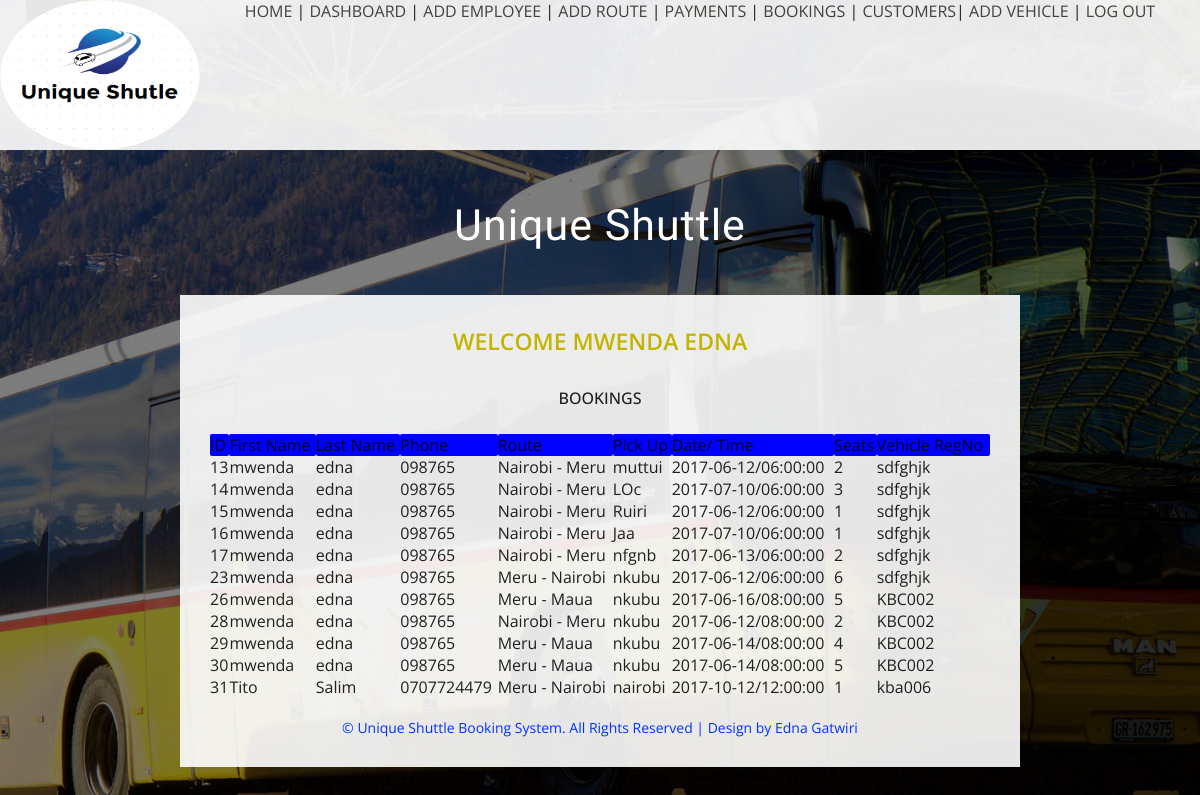
The page /admin/viewBookings.php (signed in) on the database its author committed.
### tables this page shows
CREATE TABLE `booking` (
  `bookingID` int(11) NOT NULL,
  `username` varchar(50) NOT NULL,
  `route` varchar(50) NOT NULL,
  `pickup_loc` text NOT NULL,
  `date` date NOT NULL,
  `time` time NOT NULL,
  `seats` int(5) NOT NULL,
  `vehicle` varchar(50) NOT NULL
);

CREATE TABLE `customers` (
  `fname` text NOT NULL,
  `lname` text NOT NULL,
  `username` varchar(50) NOT NULL,
  `phone` varchar(50) NOT NULL,
  `email` varchar(50) NOT NULL,
  `password` varchar(50) NOT NULL
);

CREATE TABLE `route` (
  `routeID` int(11) NOT NULL,
  `description` varchar(50) NOT NULL,
  `price` int(50) NOT NULL
);

### admin/viewBookings.php (the view, shortened to what this page needs)
 <?php require '../resources/connect.php';
$name=$_SESSION['name'];
?>
<!DOCTYPE html PUBLIC "-//W3C//DTD XHTML 1.0 Transitional//EN" "http://www.w3.org/TR/xhtml1/DTD/xhtml1-transitional.dtd">
<html xmlns="http://www.w3.org/1999/xhtml">
<head>
      <link type="text/css" rel="stylesheet" href="../css/materialize.min.css"  media="screen,projection"/>
<link rel="stylesheet" type="text/css" href="../css/jquery.seat-charts.css">
<link href="../css/style.css" rel="stylesheet" type="text/css" media="all" />
</head>
<body>
<?php include 'header.php';?>
<div class="content">
	<h1>Unique Shuttle</h1>
	<div class="mainrep">
		<h2>Welcome <?php echo $name?></h2>
        <h3 align="center">Bookings</h3>
		<div class="wrapper">
			<div id="seat-map">
   <div class="row" align="center">
   <form action="<?php echo $_SERVER['PHP_SELF'] ?>" method="post" onSubmit="return validateForm();">
  <table class="highlight">
  <tr bgcolor="#0000FF">
    <th scope="col" >ID</th>
    <th scope="col">First Name</th>
    <th scope="col">Last Name</th>
    <th scope="col">Phone</th>
    <th scope="col">Route</th>
    <th scope="col">Pick Up</th>
    <th scope="col">Date/ Time</th>
    <th scope="col">Seats</th>
    <th scope="col">Vehicle RegNo</th>
  </tr>
  <?php
	$booking_sel="SELECT * FROM booking";
		$que_booking_sel= mysqli_query($conn,$booking_sel);
while($row = mysqli_fetch_assoc($que_booking_sel)) {
	$ID=$row['bookingID'];
	$uname=$row['username'];
	$route=$row['route'];
	$pickup=$row['pickup_loc'];
	$date=$row['date'];
	$time=$row['time'];
	$seats=$row['seats'];
	$vehicle=$row['vehicle'];
	$day=$date."/".$time;
	$user_sel="SELECT * FROM customers  WHERE username='$uname'";
		$que_user_sel=mysqli_query($conn,$user_sel);
while($row = mysqli_fetch_assoc($que_user_sel)) {
	$fname=$row['fname'];
	$lname=$row['lname'];
	$phone=$row['phone'];
	$pay_sel="SELECT description FROM route  WHERE routeID='$route'";
	$que_pay_sel=mysqli_query($conn,$pay_sel);
while($row = mysqli_fetch_assoc($que_pay_sel)) {
	$desc=$row['description'];
	?>
  <tr>
    <td><?php echo $ID;?></td>
    <td><?php echo $fname;?></td>
    <td><?php echo $lname;?></td>
    <td><?php echo $phone;?></td>
    <td><?php echo $desc;?></td>
    <td><?php echo $pickup;?></td
    ><td><?php echo $day;?></td>
    <td><?php echo $seats;?></td>
    <td><?php echo $vehicle;?></td>
  </tr>
	<?php }
}
}
?>
</table>    </form>
  </div>
      </div>
      </div>
	<p class="copy_rights"><strong>&copy; Unique Shuttle Booking System. All Rights Reserved | Design by  Edna Gatwiri</strong></p>
</div>
</div>
</body>
</html>

### css/style.css (style rules this page uses)
html,body,div,span,applet,object,iframe,h1,h2,h3,h4,h5,h6,p,blockquote,pre,a,abbr,acronym,address,big,cite,code,del,dfn,em,img,ins,kbd,q,s,samp,small,strike,strong,sub,sup,tt,var,b,u,i,dl,dt,dd,ol,nav ul,nav li,fieldset,form,label,legend,table,caption,tbody,tfoot,thead,tr,th,td,article,aside,canvas,details,embed,figure,figcaption,footer,header,hgroup,menu,nav,output,ruby,section,summary,time,mark,audio,video { margin:0;padding:0;border:0;font-size:100%;font:inherit;vertical-align:baseline; }
table { border-collapse:collapse;border-spacing:0; }
body { padding:0; margin:0; background:url(../images/banner.jpg) no-repeat center; background-size: cover; -webkit-background-size: cover; -o-background-size: cover; -ms-background-size: cover; -moz-background-size: cover; font-family: 'Open Sans', sans-serif !important; }
h1,h2,h3,h4,h5,h6 { margin:0; }
p { margin:0; }
.content { padding:50px 0; }
.content h1 { color: #fff; font-size: 43px; text-align: center; letter-spacing: 1px; text-transform: capitalize; font-family: 'Roboto', sans-serif; }
.mainrep { width: 70% !important; margin: 45px auto; background:rgba(255, 255, 255, 0.90); padding: 30px 30px; }
.mainrep h2 { color: #C3B400; font-size: 23px; text-align: center; margin-bottom: 30px; text-transform: uppercase; font-weight: 600; }
.mainrep h3 { color: #808080 font-size: 20px; text-align: center; margin-bottom: 25px; text-transform: uppercase; font-weight: 500; }
p.copy_rights { color: #03F; font-size: 14px; text-align: center; }

### rows shown on the page
booking: bookingID "13", pickup_loc "muttui", day "2017-06-12/06:00:00", seats "2", vehicle "sdfghjk"
customers: fname "mwenda", lname "edna", phone "098765"
route: description "Nairobi - Meru"
booking: bookingID "14", pickup_loc "LOc", day "2017-07-10/06:00:00", seats "3", vehicle "sdfghjk"
booking: bookingID "15", pickup_loc "Ruiri", day "2017-06-12/06:00:00", seats "1", vehicle "sdfghjk"
booking: bookingID "16", pickup_loc "Jaa", day "2017-07-10/06:00:00", seats "1", vehicle "sdfghjk"
booking: bookingID "17", pickup_loc "nfgnb", day "2017-06-13/06:00:00", seats "2", vehicle "sdfghjk"
booking: bookingID "23", pickup_loc "nkubu", day "2017-06-12/06:00:00", seats "6", vehicle "sdfghjk"
route: description "Meru - Nairobi"
booking: bookingID "26", pickup_loc "nkubu", day "2017-06-16/08:00:00", seats "5", vehicle "KBC002"
route: description "Meru - Maua"
booking: bookingID "28", pickup_loc "nkubu", day "2017-06-12/08:00:00", seats "2", vehicle "KBC002"
booking: bookingID "29", pickup_loc "nkubu", day "2017-06-14/08:00:00", seats "4", vehicle "KBC002"
booking: bookingID "30", pickup_loc "nkubu", day "2017-06-14/08:00:00", seats "5", vehicle "KBC002"
booking: bookingID "31", pickup_loc "nairobi", day "2017-10-12/12:00:00", seats "1", vehicle "kba006"
customers: fname "Tito", lname "Salim", phone "0707724479"

### other values the page prints
$name "MWENDA EDNA"
